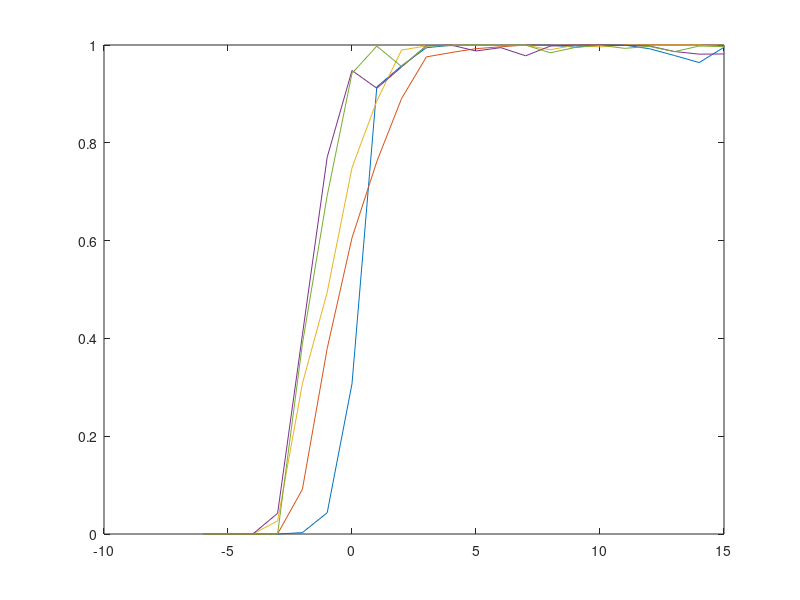

Write the MATLAB code that produced this figure.
clc;
clear all;
close all;

FHSS_1 = [0 0 0 0 0.0028 0.0435 0.3072 0.9142 0.9575 0.9945 0.9995 0.9999 0.9998 0.9999 0.9997 0.9957 0.9999 0.9998 0.9923 0.9785 0.9641 0.9954].';

FHSS_2 = [0 0 0 0.0002 0.0914 0.3796 0.6057 0.7616 0.8907 0.9757 0.9846 0.9925 0.9964 0.9998 0.9993 0.9995 0.9999 0.9994 0.9999 0.9999 0.9997 0.9995].';

FHSS_3 = [0 0 0 0.0267 0.3075 0.4945 0.7490 0.8855 0.9897 0.9982 0.9997 0.9998 0.9997 0.9996 0.9903 0.9999 0.9961 0.9997 0.9996 0.9999 0.9999 0.9960].';

FHSS_4 = [0 0 0 0.0423 0.4075 0.7706 0.9479 0.9116 0.9551 0.9986 0.9998 0.9878 0.9946 0.9779 0.9979 0.9999 0.9995 0.9991 0.9979 0.9867 0.9813 0.9817].';

FHSS_5 = [0 0 0 0 0.3889 0.6920 0.9420 0.9977 0.9559 0.9981 0.9986 0.9998 0.9988 0.9997 0.9841 0.9950 0.9993 0.9932 0.9971 0.9864 0.9979 0.9971].';

All_FHSS = [FHSS_1 FHSS_2 FHSS_3 FHSS_4 FHSS_5];

SNR = [-6 -5 -4 -3 -2 -1 0 1 2 3 4 5 6 7 8 9 10 11 12 13 14 15].';

figure();
plot(SNR,All_FHSS);
